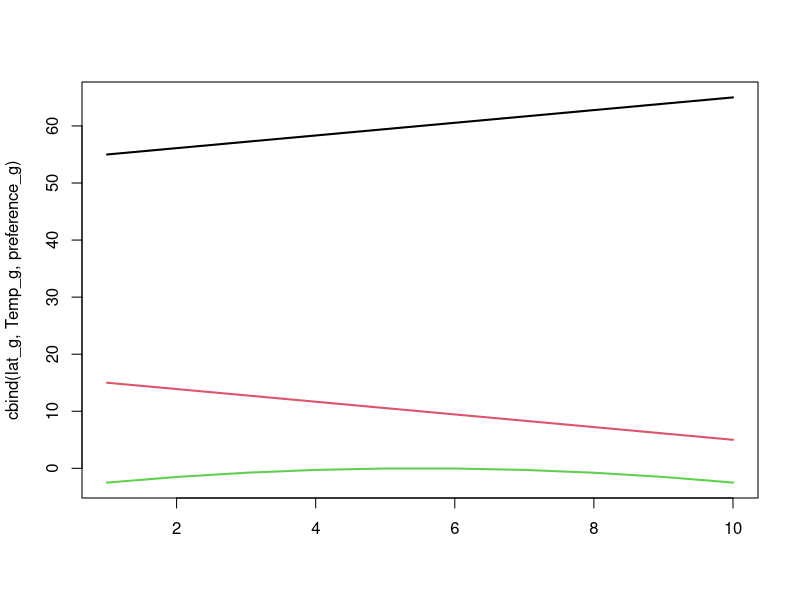
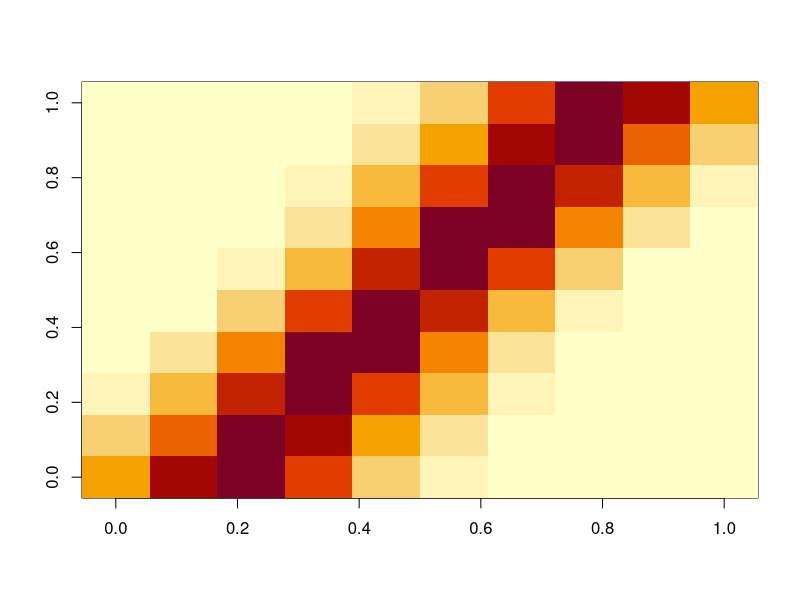

Here is the R script that generated these plots, in order: (Note: this script raises an error after producing the figures.)

library(Matrix)
n_g = 10

# Domain characteristics
lat_g = seq(55, 65, length=n_g)
Temp_g = seq(15, 5, length=n_g)

# Parameters
diffusion = .8^2
preference_g =  (-.1 * (Temp_g - 10)^2)

# plot
matplot( cbind(lat_g,Temp_g,preference_g), type="l", lty="solid", lwd=2 )

# Movement operator
A_gg = ifelse( round(abs(outer(lat_g,lat_g,"-")),2) == round(mean(diff(lat_g)),2), 1, 0 )

# Diffusion
diffusion_gg = A_gg * diffusion
diag(diffusion_gg) = -1 * colSums(diffusion_gg)
# Taxis
taxis_gg = A_gg * exp(outer(preference_g, preference_g, "-"))
diag(taxis_gg) = -1 * colSums(taxis_gg)
# Total
mrate_gg = diffusion_gg + taxis_gg
# Annualized
mfraction_gg = Matrix::expm(mrate_gg)
image(as.matrix(mfraction_gg))
rowSums(mfraction_gg)
colSums(mfraction_gg)


n <- matrix(ncol = 1, nrow = n_g,rep(0,n_g))

n[1,1] <-  100

for (y in 1:10){
  
 n <-  mfraction_gg * n
  
}

# Stationary distribution

stationary_g = eigen(mfraction_gg)$vectors[,1]

stationary_g = stationary_g / sum(stationary_g)

matplot( x=lat_g, y=cbind(as.numeric(n / sum(n)),stationary_g), type="l", col=c("black","blue") )






#
matplot( x=lat_g, y=cbind(preference_g-min(preference_g),stationary_g), type="l", col=c("black","blue") )

# n(t+1) = Mrate_gg * n(t)
